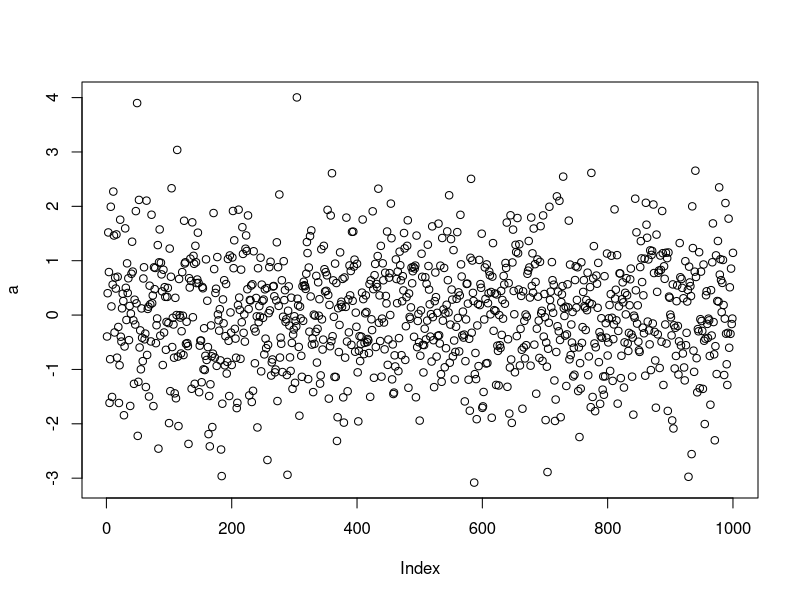
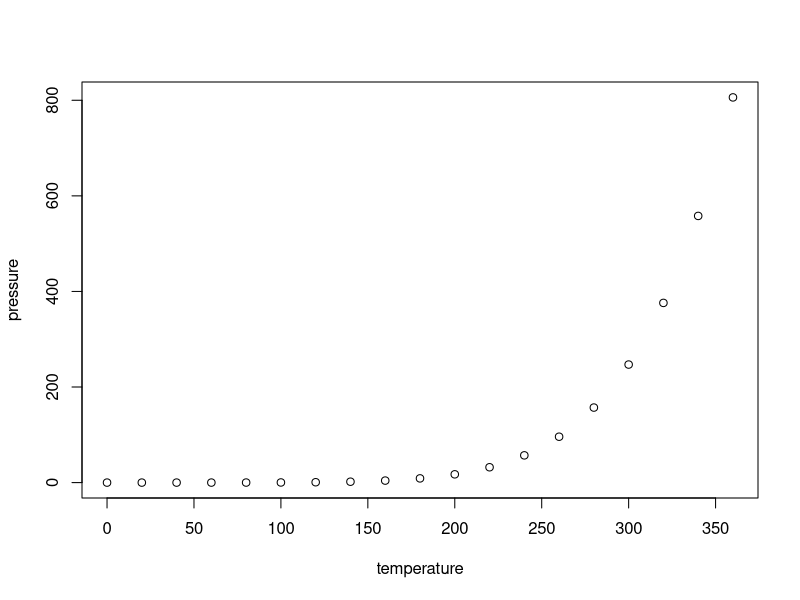

The R source for these figures, in order:
## ---- chunk 1
a<-rnorm(1000)
plot1<-plot(a)
png("plot1.png", width=480, height=480)
dev.off()

## ---- chunk 2
knitr::opts_chunk$set(echo = TRUE)
## ---- chunk 3
summary(cars)
## ---- chunk 4
plot(pressure)
